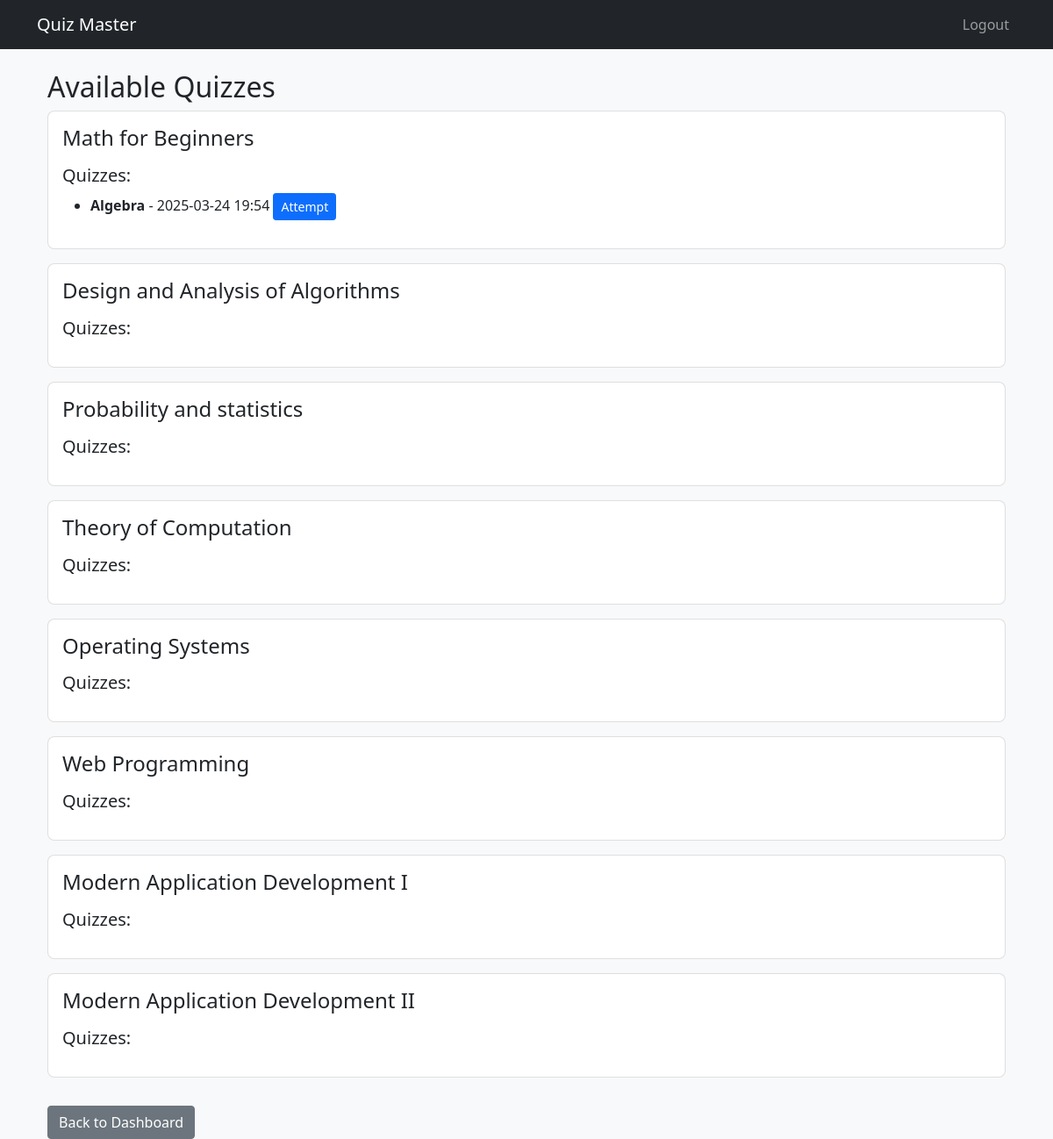
The page /user/available-quizzes (signed in) on the database its author committed.
### app.py (models this page shows)
class Subject(db.Model):
    __tablename__ = 'subject'
    subject_id = db.Column(db.Integer, primary_key=True)
    name = db.Column(db.String(100), unique=True, nullable=False)
    description = db.Column(db.Text)
    chapters = db.relationship('Chapters', backref='subject', lazy=True)

class Quiz(db.Model):
    __tablename__ = 'quiz'
    quiz_id = db.Column(db.Integer, primary_key=True)
    name = db.Column(db.String(150), nullable=False)
    chapter_id = db.Column(db.Integer, db.ForeignKey('chapters.chapter_id'), nullable=False)
    date_of_quiz = db.Column(db.DateTime, nullable=False)
    time_duration = db.Column(db.Interval, nullable=False, default=timedelta(hours=1))
    remarks = db.Column(db.Text)
    questions = db.relationship('Questions', backref='quiz', lazy=True)
    scores = db.relationship('Scores', backref='quiz', lazy=True)

class Chapters(db.Model):
    __tablename__ = 'chapters'
    chapter_id = db.Column(db.Integer, primary_key=True)
    name = db.Column(db.String(100), nullable=False)
    description = db.Column(db.Text)
    subject_id = db.Column(db.Integer, db.ForeignKey('subject.subject_id'), nullable=False)
    quizzes = db.relationship('Quiz', backref='chapter', lazy=True)

### app.py (the view)
@app.route('/user/available-quizzes')
@login_required
def available_quizzes():
    subjects = Subject.query.all()
    quizzes = Quiz.query.all()
    return render_template('available_quizzes.html', subjects=subjects, quizzes=quizzes)

### app.py (called while the page is built)
def login_required(f):
    @wraps(f)
    def decorated(*args, **kwargs):
        if 'user_id' not in session:
            return redirect(url_for('login'))
        return f(*args, **kwargs)
    return decorated

### templates/available_quizzes.html (shortened to what this page needs)
{% extends "base.html" %}
{% block content %}
<div class="container mt-4">
    <h2>Available Quizzes</h2>
    {% for subject in subjects %}
    <div class="card mb-3">
        <div class="card-body">
            <h4>{{ subject.name }}</h4>
            <h5>Quizzes:</h5>
            <ul>
                {% for quiz in quizzes if quiz.chapter.subject_id == subject.subject_id %}
                <li>
                    <strong>{{ quiz.chapter.name }}</strong> -
                    {{ quiz.date_of_quiz.strftime('%Y-%m-%d %H:%M') }}
                    <a href="{{ url_for('attempt_quiz', quiz_id=quiz.quiz_id) }}" class="btn btn-primary btn-sm">Attempt</a>
                </li>
                {% endfor %}
            </ul>
        </div>
    </div>
    {% endfor %}
    <a href="{{ url_for('user_dashboard') }}" class="btn btn-secondary mt-3">Back to Dashboard</a>
</div>
{% endblock %}

### static/styles.css (style rules this page uses)
.card { margin-bottom: 1.5rem; border-radius: 0.5rem; }
.btn-primary { background-color: #0d6efd; border-color: #0d6efd; }

### rows shown on the page
Subject: name "Math for Beginners"
Quiz: chapter.name "Algebra", date_of_quiz "2025-03-24 19:54"
Subject: name "Design and Analysis of Algorithms"
Subject: name "Probability and statistics"
Subject: name "Theory of Computation"
Subject: name "Operating Systems"
Subject: name "Web Programming"
Subject: name "Modern Application Development I"
Subject: name "Modern Application Development II"
